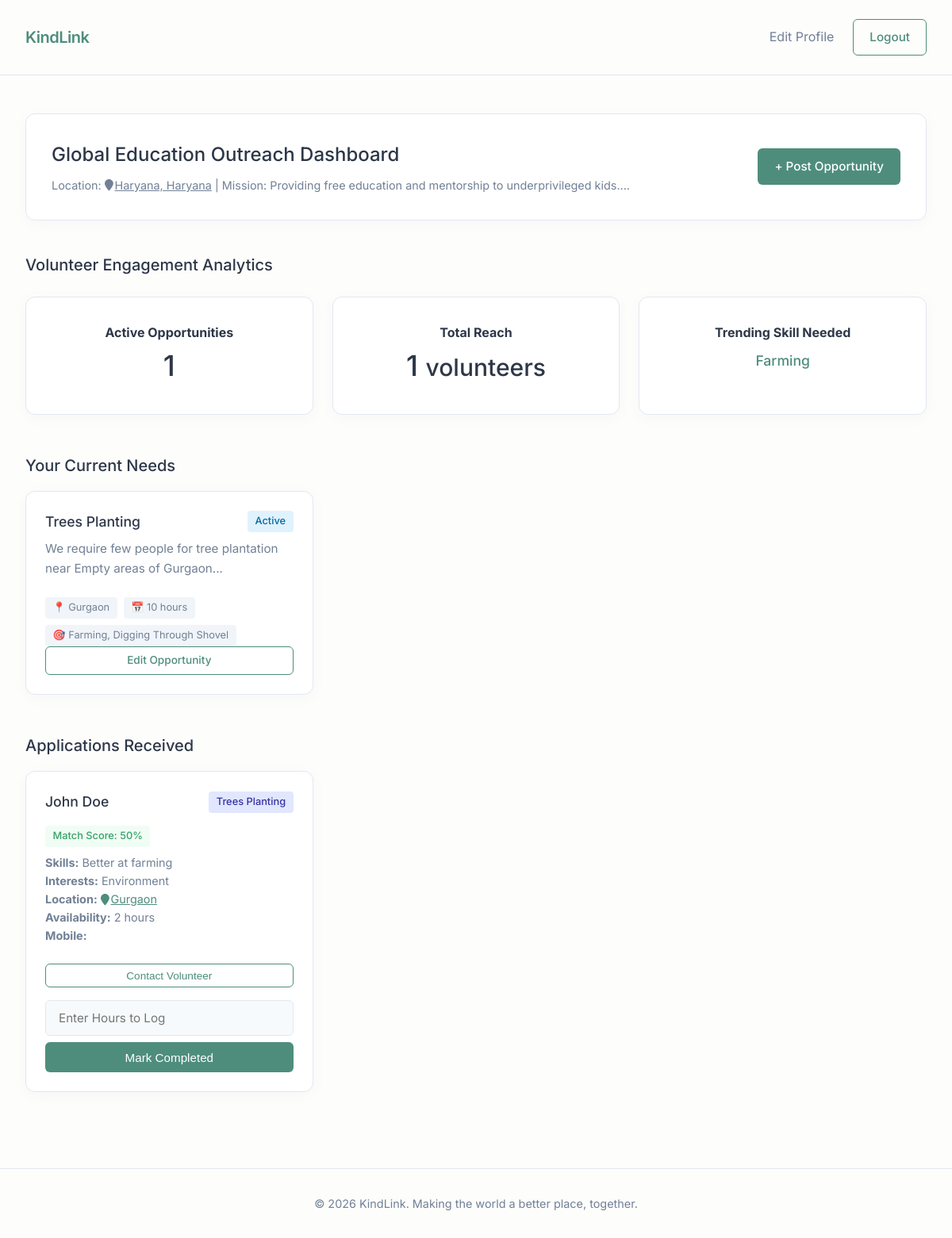
/ngo (signed in), run on the app's committed database.
### app.py (models this page shows)
class User(db.Model):
    id = db.Column(db.Integer, primary_key=True)
    role = db.Column(db.String(20), nullable=False) # 'volunteer' or 'ngo'
    name = db.Column(db.String(100), nullable=False)
    email = db.Column(db.String(120), unique=True, nullable=False)
    password = db.Column(db.String(200), nullable=False)
    mobile = db.Column(db.String(20), default='')
    hours_logged = db.Column(db.Integer, default=0)
    badges = db.Column(db.String(200), default='') # comma separated
    location = db.Column(db.String(100), default='Local')
    skills = db.Column(db.String(255), default='') # comma separated
    interests = db.Column(db.String(255), default='')
    availability = db.Column(db.String(100), default='')
    is_available_now = db.Column(db.Boolean, default=False)
    mission = db.Column(db.Text, default='')

class Opportunity(db.Model):
    id = db.Column(db.Integer, primary_key=True)
    ngo_id = db.Column(db.Integer, db.ForeignKey('user.id'), nullable=False)
    title = db.Column(db.String(100), nullable=False)
    description = db.Column(db.Text, nullable=False)
    skills_required = db.Column(db.String(255), default='')
    duration = db.Column(db.String(100), default='')
    location = db.Column(db.String(100), default='Local')
    created_at = db.Column(db.DateTime, default=datetime.utcnow)
    ngo = db.relationship('User', backref=db.backref('opportunities', lazy=True))

class Application(db.Model):
    id = db.Column(db.Integer, primary_key=True)
    volunteer_id = db.Column(db.Integer, db.ForeignKey('user.id'), nullable=False)
    opportunity_id = db.Column(db.Integer, db.ForeignKey('opportunity.id'), nullable=False)
    location = db.Column(db.String(100), default='')
    skills = db.Column(db.String(255), default='')
    interests = db.Column(db.String(255), default='')
    availability = db.Column(db.String(100), default='')
    is_available_now = db.Column(db.Boolean, default=False)
    is_completed = db.Column(db.Boolean, default=False)
    status = db.Column(db.String(20), default='pending')
    volunteer = db.relationship('User', foreign_keys=[volunteer_id], backref=db.backref('applications', lazy=True))
    opportunity = db.relationship('Opportunity', backref=db.backref('applications', lazy=True))

### app.py (the view)
@app.route('/ngo')
def ngo_dashboard():
    if 'user_id' not in session: return redirect(url_for('login'))
    user = User.query.get(session['user_id'])
    if user.role != 'ngo': return redirect(url_for('index'))
    opps = Opportunity.query.filter_by(ngo_id=user.id).all()
    opp_ids = [o.id for o in opps]
    applications = Application.query.filter(Application.opportunity_id.in_(opp_ids)).all() if opp_ids else []
    unique_volunteer_ids = {app_rec.volunteer_id for app_rec in applications}
    total_reach = len(unique_volunteer_ids)
    for app_rec in applications:
        u_skills = [s.strip().lower() for s in app_rec.skills.split(',')] if app_rec.skills else []
        o_skills = [s.strip().lower() for s in app_rec.opportunity.skills_required.split(',')] if app_rec.opportunity.skills_required else []
        app_rec.match_percent = len(set(u_skills).intersection(set(o_skills))) * 15 + 50
    all_opps_platform = Opportunity.query.all()
    skill_counts = {}
    for o in all_opps_platform:
        if o.skills_required:
            skills = [s.strip().title() for s in o.skills_required.split(',') if s.strip()]
            for s in skills:
                skill_counts[s] = skill_counts.get(s, 0) + 1
    trending_skill = max(skill_counts, key=skill_counts.get) if skill_counts else "None yet"
    return render_template('ngo_dashboard.html', user=user, opps=opps, applications=applications, trending_skill=trending_skill, total_reach=total_reach)

### templates/ngo_dashboard.html (shortened to what this page needs)
{% extends 'base.html' %}
{% block content %}
<div class="dashboard container">
    <div class="dashboard-header glass-card">
        <div class="profile-summary">
            <h2>{{ user.name }} Dashboard</h2>
            <p class="profile-meta">Location: <a href="https://www.google.com/maps/search/?api=1&query={{ user.location | urlencode }}+India" target="_blank" style="color: inherit; text-decoration: underline;"><i class="fa fa-map-marker" aria-hidden="true" style="margin-right:2px;"></i>{{ user.location }}</a> | Mission: {{ user.mission[:100] }}...</p>
        </div>
        <div class="action-buttons">
            <a href="{{ url_for('new_opportunity') }}" class="btn btn-primary">+ Post Opportunity</a>
        </div>
    </div>
    <section class="analytics-section">
        <h3>Volunteer Engagement Analytics</h3>
        <div class="analytics-grid">
            <div class="feature-card glass-card">
                <h4>Active Opportunities</h4>
                <div class="stat-large">{{ opps|length }}</div>
            </div>
            <div class="feature-card glass-card">
                <h4>Total Reach</h4>
                <div class="stat-large">{{ total_reach }} <small>volunteers</small></div>
            </div>
            <div class="feature-card glass-card">
                <h4>Trending Skill Needed</h4>
                <div class="stat-desc">{{ trending_skill }}</div>
            </div>
        </div>
    </section>
    <section class="opps-section">
        <h3>Your Current Needs</h3>
        <div class="matches-grid">
            {% if opps %}
            {% for opp in opps %}
            <div class="match-card glass-card hover-lift">
                <div class="match-header">
                    <h4>{{ opp.title }}</h4>
                    <span class="status active">Active</span>
                </div>
                <p class="match-desc">{{ opp.description[:100] }}...</p>
                <div class="match-tags">
                    <span class="tag">📍 <a href="https://www.google.com/maps/search/?api=1&query={{ opp.location | urlencode }}+India" target="_blank" style="color: inherit; text-decoration: none;">{{ opp.location }}</a></span>
                    <span class="tag">📅 {{ opp.duration }}</span>
                    <span class="tag">🎯 {{ opp.skills_required }}</span>
                </div>
                <a href="{{ url_for('edit_opportunity', opp_id=opp.id) }}" class="btn btn-outline btn-sm btn-block mt-3" style="text-align: center; display: block;">Edit Opportunity</a>
            </div>
            {% endfor %}
            {% else %}
            <div class="empty-state">
                <p>No active opportunities. Post one to start connecting with volunteers!</p>
            </div>
            {% endif %}
        </div>
    </section>
    <section class="opps-section" style="margin-top: 3rem;">
        <h3>Applications Received</h3>
        <div class="matches-grid">
            {% if applications %}
                {% for app in applications %}
                <div class="match-card glass-card hover-lift">
                    <div class="match-header" style="align-items: center;">
                        <h4 style="display:flex; align-items:center; gap:0.5rem;">
                            {{ app.volunteer.name }}
                        </h4>
                        <span class="status active" style="background:#e0e7ff; color:#3730a3;">{{ app.opportunity.title }}</span>
                    </div>
                    <div><span class="match-score" style="display:inline-block; margin-top:0.5rem; background:#f0fdf4; color:#38a169; padding:0.2rem 0.6rem; border-radius:4px; font-size:0.8rem; font-weight:500;">Match Score: {{ app.match_percent }}%</span></div>
                    <p class="match-desc" style="font-size: 0.9rem; margin-top: 0.5rem;">
                        <strong>Skills:</strong> {{ app.skills }}<br>
                        <strong>Interests:</strong> {{ app.interests }}<br>
                        <strong>Location:</strong> <a href="https://www.google.com/maps/search/?api=1&query={{ app.location | urlencode }}+India" target="_blank" style="text-decoration: underline;"><i class="fa fa-map-marker" aria-hidden="true" style="margin-right:2px;"></i>{{ app.location }}</a><br>
                        <strong>Availability:</strong> {{ app.availability }}<br>
                        <strong>Mobile:</strong> <a href="tel:{{ app.volunteer.mobile }}">{{ app.volunteer.mobile }}</a>
                    </p>
                    {% if app.status == 'pending' %}
                    <div style="display: flex; gap: 0.5rem; margin-top: 1rem;">
                        <form method="POST" action="{{ url_for('accept_application', app_id=app.id) }}" style="flex: 1;">
                            <button type="submit" class="btn btn-success" style="width: 100%; height: 100%; padding: 0.5rem; border-radius: 4px; border: none; background-color: #10b981; color: white; cursor: pointer; font-weight: 500;">Accept</button>
                        </form>
                        <form method="POST" action="{{ url_for('decline_application', app_id=app.id) }}" style="flex: 1;">
                            <button type="submit" class="btn btn-secondary" style="width: 100%; height: 100%; padding: 0.5rem; border-radius: 4px; background: #fee2e2; color: #991b1b; border: none; cursor: pointer; font-weight: 500;">Decline</button>
                        </form>
                    </div>
                    {% elif app.status == 'accepted' %}
                    <button class="btn btn-outline btn-sm btn-block mt-3" onclick="alert('Contacting {{ app.volunteer.name }} at Email: {{ app.volunteer.email }} | Mobile: {{ app.volunteer.mobile }}')">Contact Volunteer</button>
                    {% if not app.is_completed %}
                    <form method="POST" action="{{ url_for('complete_application', app_id=app.id) }}" style="margin-top: 1rem; display: flex; flex-direction: column; gap: 0.5rem;">
                        <input type="number" name="hours" placeholder="Enter Hours to Log" required min="1" class="form-control">
                        <button type="submit" class="btn btn-primary btn-block">Mark Completed</button>
                    </form>
                    {% else %}
                    <div style="margin-top: 1rem; padding: 0.5rem; background: #dcfce7; color: #166534; border-radius: 4px; text-align: center; font-weight: 500; font-size: 0.9rem;">
                        Work Completed ✅
                    </div>
                    {% endif %}
                    {% else %}
                    <div style="margin-top: 1rem; padding: 0.5rem; background: #fee2e2; color: #991b1b; border-radius: 4px; text-align: center; font-weight: 500; font-size: 0.9rem;">
                        Application Declined ❌
                    </div>
                    {% endif %}
                </div>
                {% endfor %}
            {% else %}
                <div class="empty-state">
                    <p>No applications received yet.</p>
                </div>
            {% endif %}
        </div>
    </section>
</div>
{% endblock %}

### templates/base.html (shortened to what this page needs)
<!DOCTYPE html>
<html lang="en">
<head>
    <link rel="stylesheet" href="{{ url_for('static', filename='css/style.css') }}">
</head>
<body>
    <nav class="navbar">
        <div class="container nav-wrap">
            <a href="{{ url_for('index') }}" class="logo">
                <span class="logo-text">KindLink</span>
            </a>
            <div class="nav-links">
                {% if 'user_id' in session %}
                    <a href="{{ url_for('edit_profile') }}" class="nav-link">Edit Profile</a>
                    <a href="{{ url_for('logout') }}" class="btn btn-outline">Logout</a>
                {% else %}
                    <a href="{{ url_for('login') }}" class="nav-link">Login</a>
                    <a href="{{ url_for('register') }}" class="btn btn-primary">Sign Up</a>
                {% endif %}
            </div>
        </div>
    </nav>
    <main>
        {% block content %}{% endblock %}
    </main>
    <footer>
        <div class="container footer-content">
            <p>&copy; 2026 KindLink. Making the world a better place, together.</p>
        </div>
    </footer>
</body>
</html>

### static/css/style.css (style rules this page uses)
:root { --bg-light: #fdfdfc; --surface-light: #ffffff; --text-primary: #2d3748; --text-secondary: #718096; --brand-primary: #4e8d7c; --brand-secondary: #76aab1; --brand-tertiary: #a9c2c0; --border-color: #e2e8f0; --soft-shadow: 0 4px 20px rgba(0, 0, 0, 0.03); --hover-shadow: 0 10px 30px rgba(0, 0, 0, 0.06); --error: #e53e3e; --success: #38a169; }
* { box-sizing: border-box; margin: 0; padding: 0; }
body { font-family: 'Inter', sans-serif; background-color: var(--bg-light); color: var(--text-primary); line-height: 1.6; overflow-x: hidden; min-height: 100vh; display: flex; flex-direction: column; }
a { color: var(--brand-primary); text-decoration: none; transition: color 0.3s ease; }
.container { max-width: 1400px; margin: 0 auto; padding: 0 2rem; }
.navbar { padding: 1.5rem 0; position: sticky; top: 0; z-index: 100; background-color: rgba(253, 253, 252, 0.9); backdrop-filter: blur(8px); -webkit-backdrop-filter: blur(8px); border-bottom: 1px solid var(--border-color); }
.nav-wrap { display: flex; justify-content: space-between; align-items: center; }
.logo-text { font-size: 1.25rem; font-weight: 600; color: var(--brand-primary); letter-spacing: -0.5px; }
.nav-links { display: flex; gap: 1.5rem; align-items: center; }
.nav-link { color: var(--text-secondary); font-weight: 400; }
.btn { display: inline-block; padding: 0.6rem 1.25rem; border-radius: 6px; font-weight: 500; text-align: center; cursor: pointer; transition: all 0.2s ease; border: 1px solid transparent; font-size: 0.95rem; }
.btn-primary { background-color: var(--brand-primary); color: white; }
.btn-outline { border: 1px solid var(--brand-primary); color: var(--brand-primary); background: transparent; }
.btn-block { display: block; width: 100%; }
.btn-sm { padding: 0.4rem 0.8rem; font-size: 0.85rem; }
.glass-card, .glass-container { background: var(--surface-light); border: 1px solid var(--border-color); border-radius: 12px; box-shadow: var(--soft-shadow); }
.form-control { width: 100%; padding: 0.75rem 1rem; border-radius: 6px; background-color: #f7fafc; border: 1px solid var(--border-color); color: var(--text-primary); font-family: inherit; font-size: 0.95rem; outline: none; transition: all 0.2s ease; }
.feature-card { background: var(--surface-light); border: 1px solid var(--border-color); padding: 2rem; border-radius: 12px; text-align: center; transition: transform 0.2s, box-shadow 0.2s; }
.dashboard { padding: 3rem 2rem; }
.dashboard-header { display: flex; justify-content: space-between; align-items: center; padding: 2rem; margin-bottom: 2.5rem; flex-wrap: wrap; gap: 2rem; }
.profile-summary h2 { font-weight: 500; font-size: 1.5rem; }
.profile-meta { color: var(--text-secondary); margin-top: 0.5rem; font-size: 0.9rem; }
.badges-section, .matches-section, .analytics-section, .opps-section { margin-bottom: 3rem; }
.badges-section h3, .matches-section h3, .analytics-section h3, .opps-section h3 { font-weight: 500; font-size: 1.25rem; margin-bottom: 0.5rem; }
.matches-grid { display: grid; grid-template-columns: repeat(auto-fill, minmax(300px, 1fr)); gap: 1.5rem; margin-top: 1rem; }
.match-card { padding: 1.5rem; display: flex; flex-direction: column; }
.hover-lift { transition: transform 0.2s, box-shadow 0.2s; }
.match-header { display: flex; justify-content: space-between; align-items: flex-start; margin-bottom: 0.5rem; }
.match-header h4 { font-weight: 500; font-size: 1.1rem; }
.match-score { background: #f0fdf4; color: var(--success); padding: 0.2rem 0.6rem; border-radius: 4px; font-size: 0.8rem; font-weight: 500; }
.match-desc { color: var(--text-secondary); margin-bottom: 1.5rem; font-size: 0.95rem; flex: 1; }
.match-tags { display: flex; gap: 0.5rem; flex-wrap: wrap; }
.tag { background-color: #f1f5f9; color: var(--text-secondary); padding: 0.2rem 0.6rem; border-radius: 4px; font-size: 0.8rem; }
.analytics-grid { display: grid; grid-template-columns: repeat(auto-fit, minmax(200px, 1fr)); gap: 1.5rem; margin-top: 1.5rem; }
.stat-large { font-size: 2.25rem; font-weight: 500; color: var(--text-primary); }
.stat-desc { font-size: 1.1rem; font-weight: 500; color: var(--brand-primary); margin-top: 0.5rem; }
.status.active { background: #e0f2fe; color: #0369a1; padding: 0.2rem 0.6rem; border-radius: 4px; font-size: 0.8rem; font-weight: 500; }
main { flex: 1; }
footer { padding: 2rem 0; text-align: center; border-top: 1px solid var(--border-color); color: var(--text-secondary); font-size: 0.9rem; margin-top: auto; }

### data on the page
User: name "Global Education Outreach", location "Haryana, Haryana", mission "Providing free education and mentorship to underprivileged kids."
Opportunity: title "Trees Planting", description "We require few people for tree plantation near Empty areas of Gurgaon", location "Gurgaon", duration "10 hours", skills_required "Farming, Digging Through Shovel"
Application: volunteer.name "John Doe", opportunity "Trees Planting", match_percent "50", skills "Better at farming", interests "Environment", location "Gurgaon", availability "2 hours"

### other printed values
{{ opps|length }} "1"
{{ total_reach }} "1"
{{ trending_skill }} "Farming"
